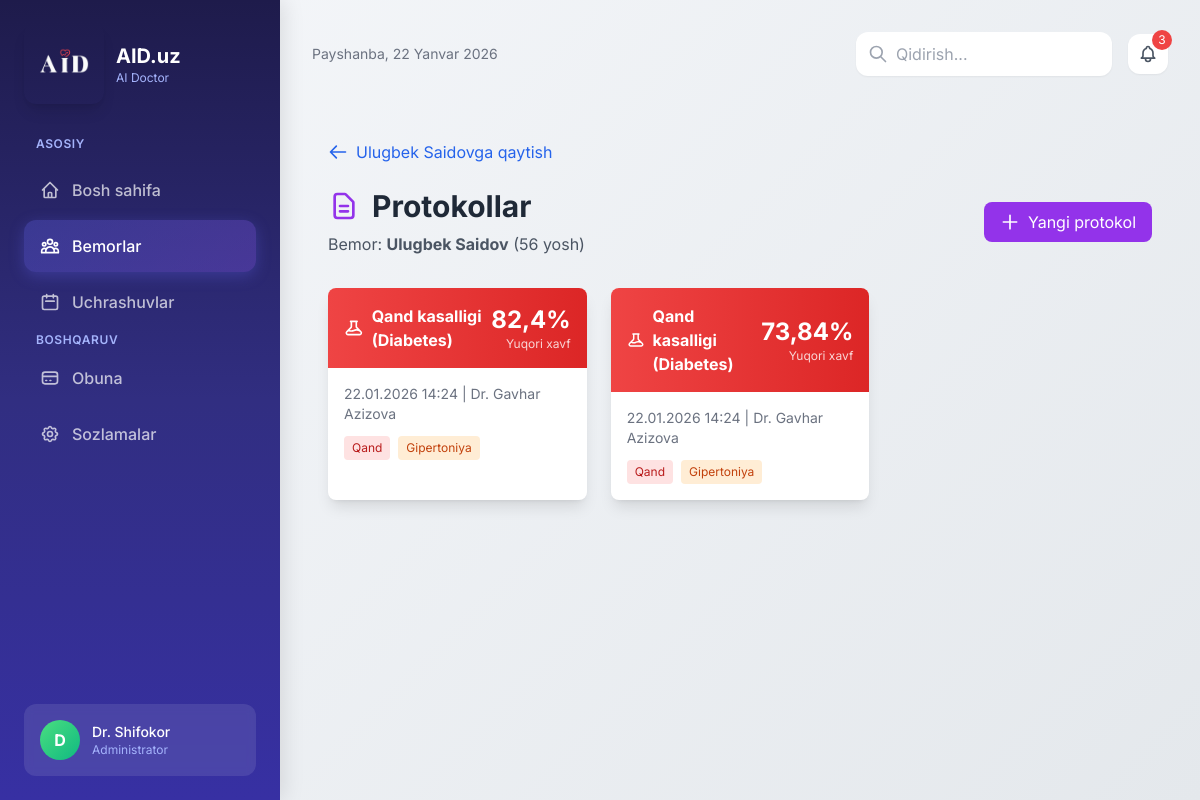
Screenshot of /patients/58/protocols/ with the database file from the repository.
### patients/models.py (models this page shows, shortened)
class Patient(models.Model):
    JINS_CHOICES = [
        ('E', 'Erkak'),
        ('A', 'Ayol'),
    ]
    QON_GURUHI_CHOICES = [
        ('A+', 'A+'),
        ('A-', 'A-'),
        ('B+', 'B+'),
        ('B-', 'B-'),
        ('O+', 'O+'),
        ('O-', 'O-'),
        ('AB+', 'AB+'),
        ('AB-', 'AB-'),
    ]
    ism = models.CharField(max_length=200, verbose_name='Ism')
    yosh = models.IntegerField(verbose_name='Yosh')
    jins = models.CharField(max_length=1, choices=JINS_CHOICES, verbose_name='Jins')
    telefon = models.CharField(max_length=20, verbose_name='Telefon')
    manzil = models.TextField(blank=True, null=True, verbose_name='Manzil')
    qon_guruhi = models.CharField(
        max_length=3,
        choices=QON_GURUHI_CHOICES,
        blank=True,
        null=True,
        verbose_name='Qon guruhi'
    )
    allergiyalar = models.TextField(blank=True, null=True, verbose_name='Allergiyalar')
    qand_kasalligi = models.BooleanField(default=False, verbose_name='Qand kasalligi')
    gipertoniya = models.BooleanField(default=False, verbose_name='Gipertoniya')
    yurak_kasalligi = models.BooleanField(default=False, verbose_name='Yurak kasalligi')
    umumiy_uchrashuvlar = models.IntegerField(default=0, verbose_name='Umumiy uchrashuvlar')
    kelmaganlar_soni = models.IntegerField(default=0, verbose_name='Kelmaganlar soni')
    yaratilgan_sana = models.DateTimeField(auto_now_add=True, verbose_name='Yaratilgan sana')
    class Meta:
        verbose_name = 'Bemor'
        verbose_name_plural = 'Bemorlar'
        ordering = ['-yaratilgan_sana']

class Protocol(models.Model):
    PROTOCOL_TYPE_CHOICES = [
        ('diabetes', 'Qand kasalligi (Diabetes)'),
        ('heart', 'Yurak kasalligi (Heart Disease)'),
    ]
    QON_GURUHI_CHOICES = [
        ('O(I)', 'O(I)'),
        ('A(II)', 'A(II)'),
        ('B(III)', 'B(III)'),
        ('AB(IV)', 'AB(IV)'),
    ]
    JINS_CHOICES = [
        (1, 'Erkak'),
        (0, 'Ayol'),
    ]
    CHEST_PAIN_CHOICES = [
        (0, 'Asimptomatik'),
        (1, 'Atipik angina'),
        (2, 'Angina bo\'lmagan og\'riq'),
        (3, 'Tipik angina'),
    ]
    bemor = models.ForeignKey(
        Patient,
        on_delete=models.CASCADE,
        related_name='protokollar',
        verbose_name='Bemor'
    )
    protocol_type = models.CharField(
        max_length=20,
        choices=PROTOCOL_TYPE_CHOICES,
        verbose_name='Protokol turi'
    )
    yaratilgan_sana = models.DateTimeField(auto_now_add=True, verbose_name='Yaratilgan sana')
    shifokor = models.CharField(max_length=200, blank=True, verbose_name='Shifokor')
    izoh = models.TextField(blank=True, verbose_name='Izoh')
    transcript = models.TextField(blank=True, verbose_name='Ovozli yozuv matni')
    qon_guruhi = models.CharField(
        max_length=10,
        choices=QON_GURUHI_CHOICES,
        blank=True,
        null=True,
        verbose_name='Qon guruhi'
    )
    allergiyalar = models.TextField(blank=True, null=True, verbose_name='Allergiyalar')
    qand_kasalligi = models.BooleanField(default=False, verbose_name='Qand kasalligi mavjud')
    gipertoniya = models.BooleanField(default=False, verbose_name='Gipertoniya mavjud')
    yurak_kasalligi = models.BooleanField(default=False, verbose_name='Yurak kasalligi mavjud')
    pregnancies = models.IntegerField(null=True, blank=True, verbose_name='Homiladorlik soni',
                                       help_text='0-17 orasida')
    glucose = models.FloatField(null=True, blank=True, verbose_name='Glyukoza darajasi (mg/dL)',
                                help_text='0-200 orasida')
    blood_pressure = models.IntegerField(null=True, blank=True, verbose_name='Qon bosimi (mm Hg)',
                                         help_text='0-130 orasida')
    skin_thickness = models.IntegerField(null=True, blank=True, verbose_name='Teri qalinligi (mm)',
                                         help_text='0-99 orasida')
    insulin = models.FloatField(null=True, blank=True, verbose_name='Insulin darajasi (mu U/ml)',
                                help_text='0-850 orasida')
    bmi = models.FloatField(null=True, blank=True, verbose_name='BMI (Tana massasi indeksi)',
                            help_text='0-70 orasida')
    diabetes_pedigree = models.FloatField(null=True, blank=True, verbose_name='Irsiy omil koeffitsienti',
                                          help_text='0.0-2.5 orasida')
    sex = models.IntegerField(null=True, blank=True, choices=JINS_CHOICES, verbose_name='Jins (model uchun)')
    chest_pain_type = models.IntegerField(null=True, blank=True, choices=CHEST_PAIN_CHOICES,
                                          verbose_name='Ko\'krak og\'rig\'i turi')
    resting_bp = models.IntegerField(null=True, blank=True, verbose_name='Dam olishdagi qon bosimi (mm Hg)',
                                     help_text='90-200 orasida')
    cholesterol = models.FloatField(null=True, blank=True, verbose_name='Xolesterin (mg/dl)',
                                    help_text='100-600 orasida')
    fasting_blood_sugar = models.BooleanField(null=True, blank=True,
                                               verbose_name='Och qorindagi qand > 120 mg/dl')
    rest_ecg = models.IntegerField(null=True, blank=True, verbose_name='Dam olishdagi EKG natijasi',
                                   help_text='0=Normal, 1=ST-T anormalligi, 2=Chap qorincha gipertrofiyasi')
    max_heart_rate = models.IntegerField(null=True, blank=True, verbose_name='Maksimal yurak urishi',
                                         help_text='70-210 orasida')
    exercise_angina = models.BooleanField(null=True, blank=True,
                                          verbose_name='Jismoniy mashqda angina')
    oldpeak = models.FloatField(null=True, blank=True, verbose_name='ST depressiyasi',
                                help_text='0.0-6.5 orasida')
    slope = models.IntegerField(null=True, blank=True, verbose_name='ST segment qiyaligi',
                                help_text='0=Pastga, 1=Tekis, 2=Yuqoriga')
    num_vessels = models.IntegerField(null=True, blank=True, verbose_name='Asosiy tomirlar soni (0-3)',
                                      help_text='Fluoroskopiyada ranglangan')
    thal = models.IntegerField(null=True, blank=True, verbose_name='Talassemiya',
                               help_text='1=Normal, 2=Tuzatilgan nuqson, 3=Qaytmas nuqson')
    ai_prediction = models.FloatField(null=True, blank=True, verbose_name='AI bashorat natijasi (%)')
    risk_level = models.CharField(max_length=20, blank=True, verbose_name='Xavf darajasi')
    class Meta:
        verbose_name = 'Protokol'
        verbose_name_plural = 'Protokollar'
        ordering = ['-yaratilgan_sana']

### patients/views.py (the view)
# urls.py: path('patients/<int:pk>/protocols/', views.protocol_list, name='protocol_list'),
def protocol_list(request, pk):
    patient = get_object_or_404(Patient, pk=pk)
    protocols = patient.protokollar.all()
    context = {
        'patient': patient,
        'protocols': protocols,
    }
    return render(request, 'protocols/protocol_list.html', context)

### templates/protocols/protocol_list.html (shortened to what this page needs)
{% extends 'base.html' %}
{% block content %}
<div class="container mx-auto px-4 py-8">
    <div class="mb-6">
        <a href="{% url 'patient_detail' pk=patient.pk %}" class="text-blue-600 hover:text-blue-800 flex items-center transition duration-200">
            <svg class="w-5 h-5 mr-2" fill="none" stroke="currentColor" viewBox="0 0 24 24">
                <path stroke-linecap="round" stroke-linejoin="round" stroke-width="2" d="M10 19l-7-7m0 0l7-7m-7 7h18"></path>
            </svg>
            {{ patient.ism }}ga qaytish
        </a>
    </div>
    <div class="flex items-center justify-between mb-8 flex-wrap gap-4">
        <div>
            <h1 class="text-3xl font-bold text-gray-800 mb-2 flex items-center">
                <svg class="w-8 h-8 mr-3 text-purple-600" fill="none" stroke="currentColor" viewBox="0 0 24 24">
                    <path stroke-linecap="round" stroke-linejoin="round" stroke-width="2" d="M9 12h6m-6 4h6m2 5H7a2 2 0 01-2-2V5a2 2 0 012-2h5.586a1 1 0 01.707.293l5.414 5.414a1 1 0 01.293.707V19a2 2 0 01-2 2z"></path>
                </svg>
                Protokollar
            </h1>
            <p class="text-gray-600">Bemor: <strong>{{ patient.ism }}</strong> ({{ patient.yosh }} yosh)</p>
        </div>
        <a href="{% url 'protocol_create' pk=patient.pk %}" class="bg-purple-600 hover:bg-purple-700 text-white px-4 py-2 rounded-lg flex items-center transition">
            <svg class="w-5 h-5 mr-2" fill="none" stroke="currentColor" viewBox="0 0 24 24">
                <path stroke-linecap="round" stroke-linejoin="round" stroke-width="2" d="M12 4v16m8-8H4"></path>
            </svg>
            Yangi protokol
        </a>
    </div>
    {% if protocols %}
    <div class="grid grid-cols-1 md:grid-cols-2 lg:grid-cols-3 gap-6">
        {% for protocol in protocols %}
        <a href="{% url 'protocol_detail' pk=protocol.pk %}" class="block bg-white rounded-lg shadow-lg hover:shadow-xl transition-all duration-300 overflow-hidden">
            <div class="{% if protocol.protocol_type == 'diabetes' %}bg-gradient-to-r from-red-500 to-red-600{% else %}bg-gradient-to-r from-pink-500 to-pink-600{% endif %} p-4 text-white">
                <div class="flex items-center justify-between">
                    <div class="flex items-center">
                        <span class="font-bold">{{ protocol.get_protocol_type_display }}</span>
                    </div>
                    {% if protocol.ai_prediction is not None %}
                    <div class="text-right">
                        <div class="text-2xl font-bold">{{ protocol.ai_prediction }}%</div>
                        <div class="text-xs opacity-80">{{ protocol.risk_level }}</div>
                    </div>
                    {% endif %}
                </div>
            </div>
            <div class="p-4">
                <div class="text-sm text-gray-500 mb-2">
                    {{ protocol.yaratilgan_sana|date:"d.m.Y H:i" }}
                    {% if protocol.shifokor %} | {{ protocol.shifokor }}{% endif %}
                </div>
                <div class="flex flex-wrap gap-2 mt-3">
                    {% if protocol.qand_kasalligi %}
                    <span class="px-2 py-1 bg-red-100 text-red-700 rounded text-xs">Qand</span>
                    {% endif %}
                    {% if protocol.gipertoniya %}
                    <span class="px-2 py-1 bg-orange-100 text-orange-700 rounded text-xs">Gipertoniya</span>
                    {% endif %}
                </div>
            </div>
        </a>
        {% endfor %}
    </div>
    {% endif %}
</div>
{% endblock %}

### templates/base.html (style rules this page uses)
body { font-family: 'Inter', system-ui, sans-serif; background: linear-gradient(135deg, #f5f7fa 0%, #e4e8ec 100%); min-height: 100vh; }

### rows the page displays
Patient: ism "Ulugbek Saidov", yosh "56"
Protocol: protocol_type "Qand kasalligi (Diabetes)", ai_prediction "82,4", risk_level "Yuqori xavf", yaratilgan_sana "22.01.2026 14:24", shifokor "Dr. Gavhar Azizova", qand_kasalligi "Qand", gipertoniya "Gipertoniya"
Protocol: protocol_type "Qand kasalligi (Diabetes)", ai_prediction "73,84", risk_level "Yuqori xavf", yaratilgan_sana "22.01.2026 14:24", shifokor "Dr. Gavhar Azizova", qand_kasalligi "Qand", gipertoniya "Gipertoniya"
